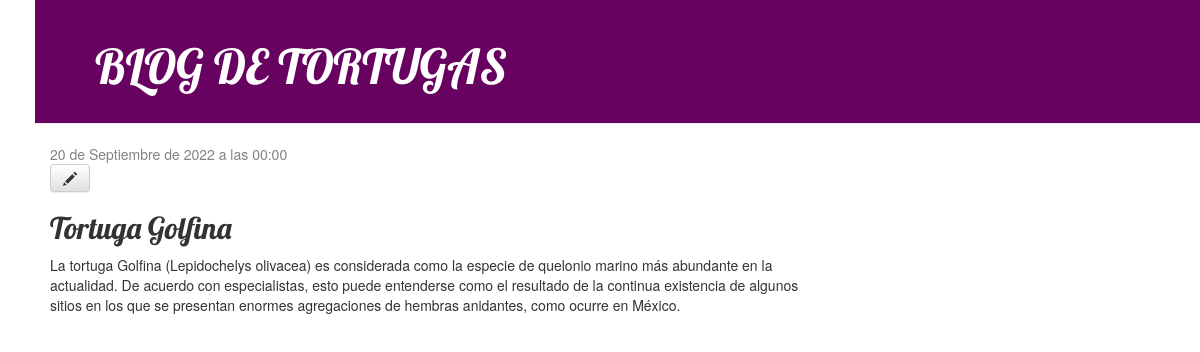
The app's page /post/2/ with its own data.
### blog/models.py (models this page shows, shortened)
class Post(models.Model):
    author = models.ForeignKey(settings.AUTH_USER_MODEL, on_delete=models.CASCADE)
    title = models.CharField(max_length=200)
    text = models.TextField()
    created_date = models.DateTimeField(
            default=timezone.now)
    published_date = models.DateTimeField(
            blank=True, null=True)

### blog/views.py (the view)
# urls.py: path('post/<int:pk>/', views.post_detail, name='post_detail'),
def post_detail(request, pk):
    post = Post.objects.get(pk=pk)
    return render(request, 'blog/post_detail.html', {'post':post,'title':post.title})

### blog/templates/blog/post_detail.html
{% extends 'blog/base.html' %}
{% block content %}
    <div class="post">
        {% if post.published_date %}
            <div class="date">
                {{ post.published_date }}
            </div>
        {% endif %}
        <a class="btn btn-default" href="{% url 'post_edit' pk=post.pk %}"><span class="glyphicon glyphicon-pencil"></span></a>
        <h2>{{ post.title }}</h2>
        <p>{{ post.text|linebreaksbr }}</p>
    </div>
{% endblock %}

### blog/static/blog/css/blog.css (style rules this page uses)
h1, h2, h3, h4 { font-family: 'Lobster', cursive; }
.date { color: #828282; }
.post { margin-bottom: px; }
body { padding-left: 35px; }

### records on screen
Post: published_date "20 de Septiembre de 2022 a las 00:00", title "Tortuga Golfina", text "La tortuga Golfina (Lepidochelys olivacea) es considerada como la especie de quelonio marino más abundante en la actualidad. De acuerdo con especialistas, esto puede entenderse como el resultado de la continua existencia de algunos sitios en los que se presentan enormes agregaciones de hembras anidantes, como ocurre en México."
